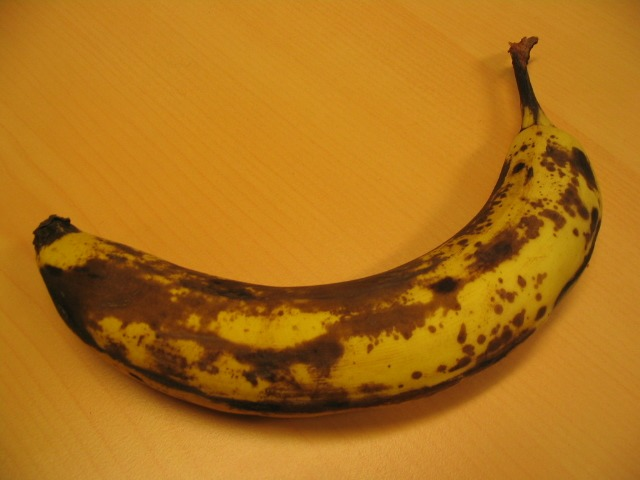
#> input picture data/imgs/banana1.jpg, 640 x 480 px
$ python poisson_blending.py --tgt_path data/imgs/banana1.jpg
#> lines starting #> are read from the running program, lines starting #| are printed output that depends on the picture; after the words box and inside, x2 and y2 are one past the last pixel; in counts of white or black regions, pixels touching at a corner belong together
import argparse

import cv2
import matplotlib.pyplot as plt
import numpy as np
import scipy.sparse
from scipy.sparse.linalg import spsolve

COLORS = 3


def poisson_blend(im_src, im_tgt, im_mask, center):
    # TODO: Implement Poisson blending of the source image onto the target ROI
    im_src = im_src.astype(np.float64)
    im_tgt = im_tgt.astype(np.float64)

    # ROI: Region of Interest
    roi_src, roi_mask = get_src_roi_crops(im_src, im_mask)
    x_min, x_max, y_min, y_max = get_tgt_roi_bounds(
        center, im_tgt.shape[:2], roi_src.shape[:2]
    )
    roi_tgt = im_tgt[y_min:y_max, x_min:x_max]

    roi_blend = blend_src_to_tgt(roi_src, roi_tgt, roi_mask)
    im_blend = im_tgt  # we need to return an "im_blend" variable
    im_blend[y_min:y_max, x_min:x_max] = roi_blend
    return im_blend


def get_src_roi_crops(im_src: np.ndarray, im_mask: np.ndarray) -> tuple():
    h, w = im_src.shape[:2]

    # Get the bbox of the mask with 1-pixel padding
    indices = np.nonzero(im_mask)
    x_min, y_min = np.min(indices, axis=1)
    x_max, y_max = np.max(indices, axis=1)
    x_min = max(0, x_min - 1)
    x_max = min(h, x_max + 2)
    y_min = max(0, y_min - 1)
    y_max = min(w, y_max + 2)

    # Extract the ROI from the source image and mask
    roi_src = im_src[x_min:x_max, y_min:y_max, :]
    roi_mask = im_mask[x_min:x_max, y_min:y_max]

    return roi_src, roi_mask


def get_tgt_roi_bounds(center: tuple, tgt_shp: tuple, roi_shp: tuple) -> tuple:
    x_min = max(0, center[0] - roi_shp[1] // 2)
    x_max = min(tgt_shp[1], x_min + roi_shp[1])
    y_min = max(0, center[1] - roi_shp[0] // 2)
    y_max = min(tgt_shp[0], y_min + roi_shp[0])
    return x_min, x_max, y_min, y_max


def blend_src_to_tgt(src: np.ndarray, tgt: np.ndarray, mask: np.ndarray) -> np.ndarray:
    h, w = src.shape[:2]
    A = create_poisson_matrix(mask, h, w)
    roi_laplacian = get_image_laplacian(src, tgt, mask)
    roi_blend = np.zeros((h, w, COLORS), np.float64)
    for i in range(COLORS):
        roi_blend[:, :, i] = spsolve(A, roi_laplacian[:, :, i].flatten()).reshape(
            (h, w)
        )

    roi_blend[roi_blend > 255] = 255
    roi_blend[roi_blend < 0] = 0
    return roi_blend


def create_poisson_matrix(mask: np.ndarray, h: int, w: int) -> scipy.sparse.lil_matrix:
    A = scipy.sparse.lil_matrix((h * w, h * w))

    for y in range(h):
        for x in range(w):
            i = y * w + x
            if mask[y, x] == 0:
                A[i, i] = 1
            else:
                A[i, i] = -4
                if y > 0 and mask[y - 1, x] != 0:
                    A[i, i - w] = 1
                if y < h - 1 and mask[y + 1, x] != 0:
                    A[i, i + w] = 1
                if x > 0 and mask[y, x - 1] != 0:
                    A[i, i - 1] = 1
                if x < w - 1 and mask[y, x + 1] != 0:
                    A[i, i + 1] = 1

    return A.tocsc()


def get_image_laplacian(
    src: np.ndarray, tgt: np.ndarray, mask: np.ndarray
) -> np.ndarray:
    h, w = src.shape[:2]
    laplacian = np.copy(tgt)

    for y in range(h):
        for x in range(w):
            if mask[y, x] != 0:
                laplacian[y, x, :] = -4 * src[y, x, :]
                if y > 0:
                    laplacian[y, x, :] += src[y - 1, x, :]
                    if mask[y - 1, x] == 0:
                        laplacian[y, x, :] -= tgt[y - 1, x, :]

                if y < h - 1:
                    laplacian[y, x, :] += src[y + 1, x, :]
                    if mask[y + 1, x] == 0:
                        laplacian[y, x, :] -= tgt[y + 1, x, :]

                if x > 0:
                    laplacian[y, x, :] += src[y, x - 1, :]
                    if mask[y, x - 1] == 0:
                        laplacian[y, x, :] -= tgt[y, x - 1, :]

                if x < w - 1:
                    laplacian[y, x, :] += src[y, x + 1, :]
                    if mask[y, x + 1] == 0:
                        laplacian[y, x, :] -= tgt[y, x + 1, :]

    return laplacian


def parse():
    parser = argparse.ArgumentParser()
    parser.add_argument(
        "--src_path",
        type=str,
        default="./data/imgs/banana1.jpg",
        help="image file path",
    )
    parser.add_argument(
        "--mask_path",
        type=str,
        default="./data/seg_GT/banana1.bmp",
        help="mask file path",
    )
    parser.add_argument(
        "--tgt_path", type=str, default="./data/bg/table.jpg", help="mask file path"
    )
    return parser.parse_args()


if __name__ == "__main__":
    # Load the source and target images
    args = parse()

    im_tgt = cv2.imread(args.tgt_path, cv2.IMREAD_COLOR)
#> im_tgt is the input picture: shape (480, 640, 3); mean B, G, R 25.2, 113.9, 175.1
    im_src = cv2.imread(args.src_path, cv2.IMREAD_COLOR)
    if args.mask_path == "":
        im_mask = np.full(im_src.shape, 255, dtype=np.uint8)
    else:
        im_mask = cv2.imread(args.mask_path, cv2.IMREAD_GRAYSCALE)
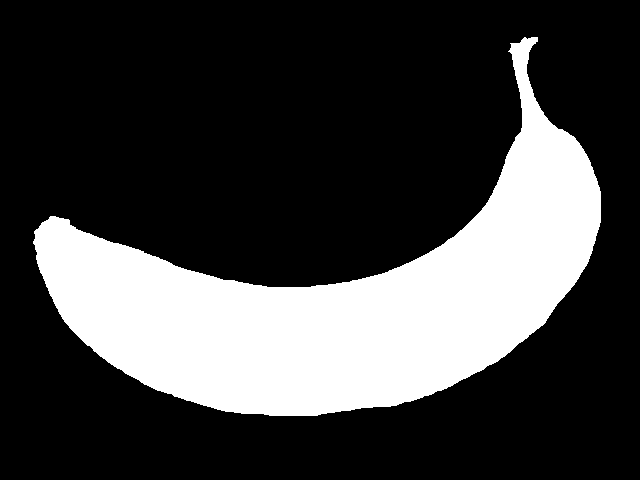
#> input picture data/seg_GT/banana1.bmp, 640 x 480 px
#> im_mask: shape (480, 640); 25.6% white; 1 white region, box (x1, y1, x2, y2) and area: (33, 37, 601, 416) 78705
        im_mask = cv2.threshold(im_mask, 0, 255, cv2.THRESH_BINARY)[1]

    center = (int(im_tgt.shape[1] / 2), int(im_tgt.shape[0] / 2))
#> center = (320, 240)

    im_clone = poisson_blend(im_src, im_tgt, im_mask, center)
#> in get_src_roi_crops, `indices = np.nonzero(im_mask)`: indices = 78705 positions, rows 37 to 415, columns 33 to 600
#> in get_src_roi_crops, `x_min, y_min = np.min(indices, axis=1)`: x_min = 37; y_min = 33
#> in get_src_roi_crops, `x_max, y_max = np.max(indices, axis=1)`: x_max = 415; y_max = 600
#> in get_src_roi_crops, `x_min = max(0, x_min - 1)`: x_min = 36
#> in get_src_roi_crops, `x_max = min(h, x_max + 2)`: x_max = 417
#> in get_src_roi_crops, `y_min = max(0, y_min - 1)`: y_min = 32
#> in get_src_roi_crops, `y_max = min(w, y_max + 2)`: y_max = 602
#> in get_src_roi_crops, `roi_mask = im_mask[x_min:x_max, y_min:y_max]`:
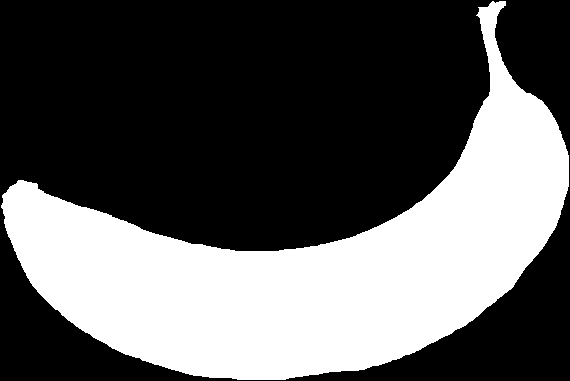
#> roi_mask: shape (381, 570); 36.2% white; 1 white region, box (x1, y1, x2, y2) and area: (1, 1, 569, 380) 78705
#> in poisson_blend, `roi_tgt = im_tgt[y_min:y_max, x_min:x_max]`:
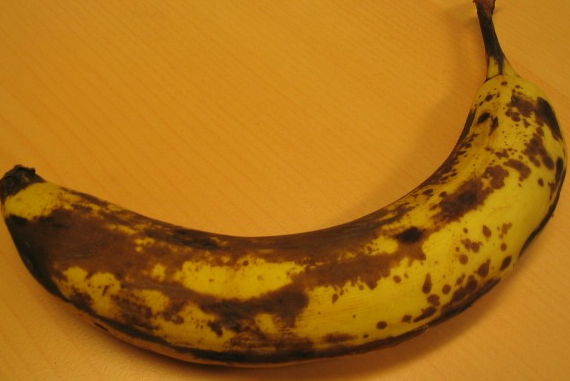
#> roi_tgt: shape (381, 570, 3) float64; mean B, G, R 21.3, 107.9, 168.1
#> after the loop in get_image_laplacian, `for y in range(h):`:
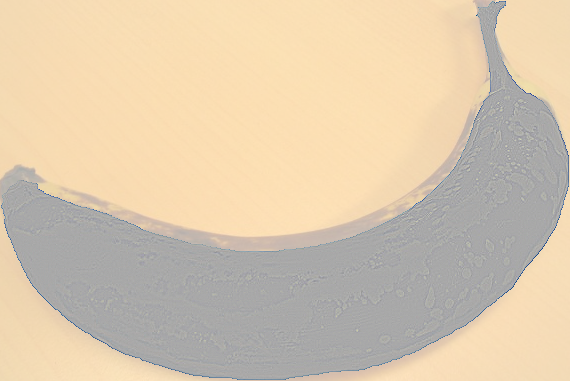
#> laplacian: shape (381, 570, 3) float64; mean B, G, R 17.3, 79.5, 121.9; drawn with min black and max white
#> after the loop in blend_src_to_tgt, `for i in range(COLORS):`:
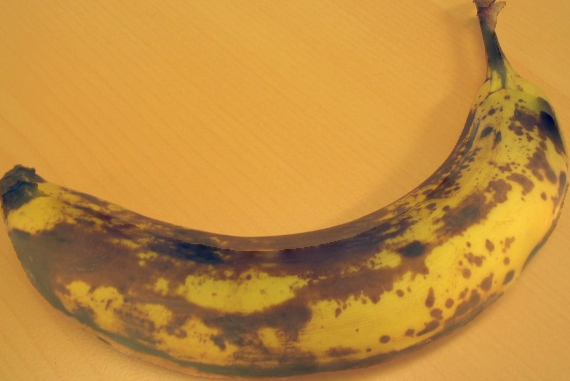
#> roi_blend: shape (381, 570, 3) float64; mean B, G, R 21.6, 108.9, 168.2; drawn with min black and max white
#> in blend_src_to_tgt, `roi_blend[roi_blend < 0] = 0`:
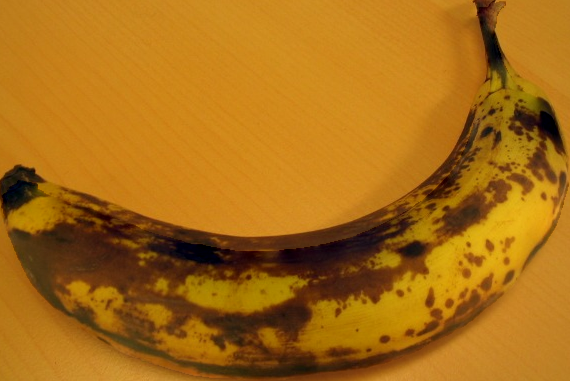
#> roi_blend: shape (381, 570, 3) float64; 3.57% of pixels changed, all inside (x1, y1, x2, y2) = (1, 1, 563, 379)

    cv2.imshow("Cloned image", im_clone)
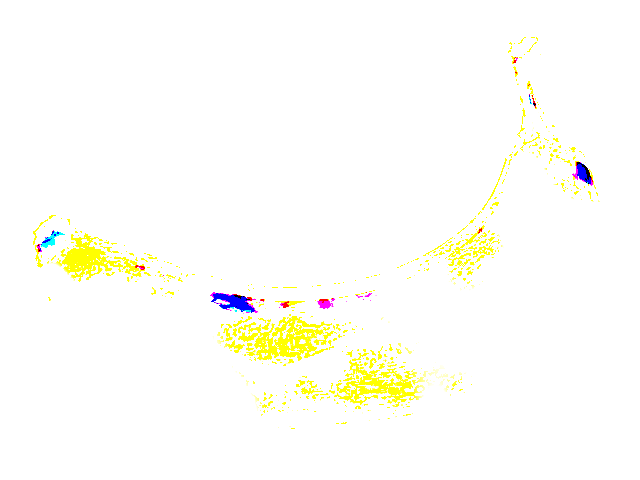
#> window 'Cloned image': shape (480, 640, 3); mean B, G, R 247.8, 254.1, 254.3
    cv2.waitKey(0)
    cv2.destroyAllWindows()
